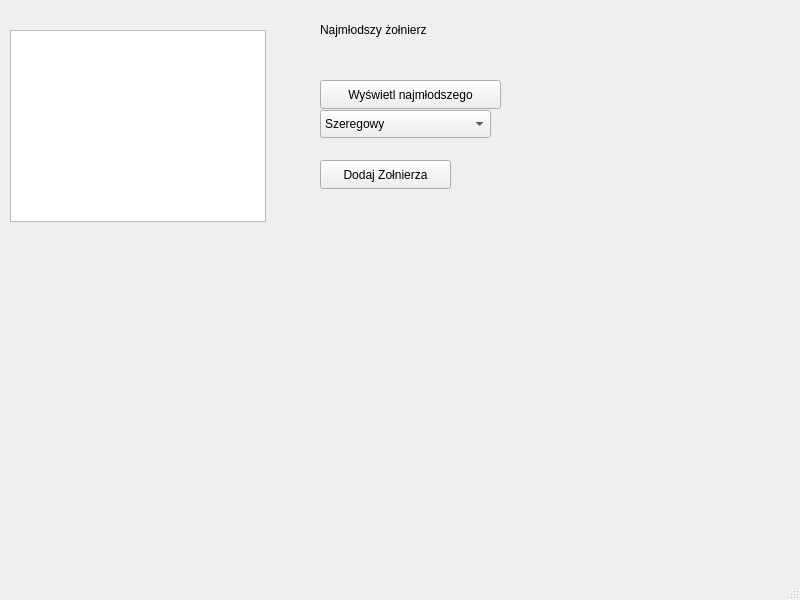
<?xml version="1.0" encoding="UTF-8"?>
<ui version="4.0">
 <class>MainWindow</class>
 <widget class="QMainWindow" name="MainWindow">
  <property name="geometry">
   <rect>
    <x>0</x>
    <y>0</y>
    <width>800</width>
    <height>600</height>
   </rect>
  </property>
  <property name="windowTitle">
   <string>MainWindow</string>
  </property>
  <widget class="QWidget" name="centralwidget">
   <widget class="QLabel" name="Najmlodszy">
    <property name="geometry">
     <rect>
      <x>320</x>
      <y>20</y>
      <width>171</width>
      <height>20</height>
     </rect>
    </property>
    <property name="text">
     <string>Najmłodszy żołnierz</string>
    </property>
   </widget>
   <widget class="QLabel" name="WyswietlNajmlodszego">
    <property name="geometry">
     <rect>
      <x>320</x>
      <y>40</y>
      <width>251</width>
      <height>20</height>
     </rect>
    </property>
    <property name="text">
     <string/>
    </property>
   </widget>
   <widget class="QPushButton" name="btn_najmlodszy">
    <property name="geometry">
     <rect>
      <x>320</x>
      <y>80</y>
      <width>181</width>
      <height>29</height>
     </rect>
    </property>
    <property name="text">
     <string>Wyświetl najmłodszego</string>
    </property>
   </widget>
   <widget class="QPushButton" name="btn_dodajZolnierza">
    <property name="geometry">
     <rect>
      <x>320</x>
      <y>160</y>
      <width>131</width>
      <height>29</height>
     </rect>
    </property>
    <property name="text">
     <string>Dodaj Zołnierza</string>
    </property>
   </widget>
   <widget class="QComboBox" name="comboBox">
    <property name="geometry">
     <rect>
      <x>320</x>
      <y>110</y>
      <width>171</width>
      <height>28</height>
     </rect>
    </property>
    <item>
     <property name="text">
      <string>Szeregowy</string>
     </property>
    </item>
    <item>
     <property name="text">
      <string>Pułkownik</string>
     </property>
    </item>
    <item>
     <property name="text">
      <string>Generał</string>
     </property>
    </item>
   </widget>
   <widget class="QListWidget" name="ListaZolnierzy">
    <property name="geometry">
     <rect>
      <x>10</x>
      <y>30</y>
      <width>256</width>
      <height>192</height>
     </rect>
    </property>
   </widget>
  </widget>
  <widget class="QMenuBar" name="menubar">
   <property name="geometry">
    <rect>
     <x>0</x>
     <y>0</y>
     <width>800</width>
     <height>25</height>
    </rect>
   </property>
  </widget>
  <widget class="QStatusBar" name="statusbar"/>
 </widget>
 <resources/>
 <connections/>
</ui>
